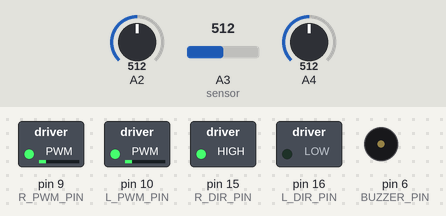
The sketch below on a simulated Arduino Leonardo, built with avr-gcc and run on an emulated ATmega32U4. On the bench: switched loads named in the sketch (green lamp = pin HIGH), buzzer (waves = sounding). The inputs (shaded band) are chosen by the test bench; at power-on: A3 (sensor) = 512, A2 = 512, A4 = 512. What the sketch prints to the serial monitor is not drawn.

Above: at 1.26 s.
1.3 s: A3 (sensor) set to 313
4.3 s: A3 (sensor) set to 291
At 10.7 s:
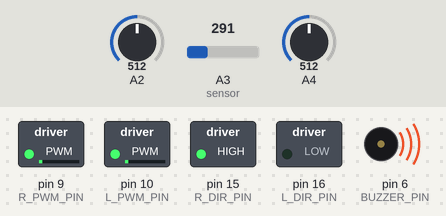
Timing chart, 0 to 12.2 s (numbered marks = the images above; inputs shaded):
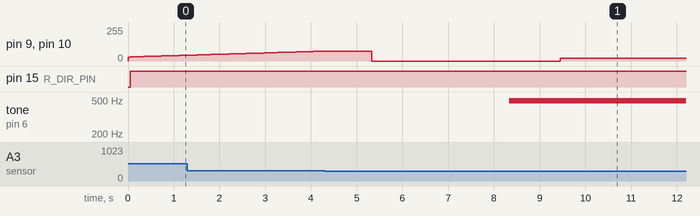

Measured:
- the behaviour switches between 300 and 299 on A3 (sensor) (found by bisection; images 0 and 1)
- after the input at 4.3 s, tone on pin 6 (BUZZER_PIN): silent → 490 Hz after 4.0 s

The sketch:

Odometry_pid.ino
```cpp
/*
This code is submitted as a part of Robotics Systems Assessment May 2020.

This code uses open source pololu/romi-32u4-arduino-library available at https://github.com/pololu/romi-32u4-arduino-library

Robot moves forward in white space until it encounters a black line. It folows the black line
and when it dentifies line break with high confifdence, it return home. Through out this process,
odometry calculations are carried out in loop.

Optimal performance with PID is achieved with constants Kp 0.005, Kd 1.0 and Ki 0.0002.

On white space - turn = 0
After Line break - turn = 1
After turn to 180 degrees  - turn = 2
After turn to 90 degrees   - turn = 3
After reaching home  - turn = 4

The variable 'count' counts the local white spaces while being on line and frequently set to zero after
encountering black. At the line break, this count crosses 700 as no black can be seen further indicating
the robot has reached terminus.


*/


#include <Romi32U4.h>
#define BUZZER_PIN  6

Romi32U4Encoders encoders;

float angleDeg, angleRad;
float xProj, yProj;
float theta = 0.0;
float distancePerCount = 0.015;
int wheelDistance = 14;
float meanDistance;
float finalX = 0.0;
float finalY = 0.0;
float finalTheta = 0.0;
int turn = 0;
int16_t count_left_e;
int16_t count_right_e;


#define L_PWM_PIN 10
#define L_DIR_PIN 16
#define R_PWM_PIN  9
#define R_DIR_PIN 15

int weightsArray[] = {1000, 2000, 3000};
float setPoint = 1900;
int maxSpeed = 30;
int minSpeed = 30;
int right_speed = 0;
int left_speed = 0;

double Kp = 0.005;
double Ki = 0.0002;
double Kd = 1.0;
double proportional = 0.0;
double errorIntegral = 0.0;
double errorDerivative = 0.0;
float lastError = 0.0;
float mP = 0.1;


float d = 0.0;
float finalRightMotor = 0.0;

void setup() {

  pinMode(A2, INPUT);
  pinMode(A3, INPUT);
  pinMode(A4, INPUT);
  pinMode( L_PWM_PIN, OUTPUT );
  pinMode( L_DIR_PIN, OUTPUT );
  pinMode( R_PWM_PIN, OUTPUT );
  pinMode( R_DIR_PIN, OUTPUT );

  Serial.begin(9600);

/*
While on white space move forward and undergo the distance calculations with calcOdometry() function.
*/
  while(identifiedWhite()){
    Serial.println("White...");
      moveForward();
      motor_drive(30, 30);
      calcOdometry(encoders.getCountsLeft(), encoders.getCountsRight(), turn);
      delay(600);
    }
}

int count = 0;

/*

*/

void loop(){
//Serial.println("Turn:" + String(turn) + "Count:" + String(count));

if(turn == 0){
    if(count >= 700){
        stopMe(1);
        play_tone();
    }
    else{
        if(identifiedWhite()){
            count = count + 1;
        }else{
            double error = calcWeightedMean() - setPoint;
            double controlInput = calcPidGain(error);
            calcNewTurn(controlInput);
            count = 0;
        }
     }
  }

  if(turn == 4){
      exit(0);  // or do nothing...as we have reached home
    }


    calcOdometry(encoders.getCountsLeft(), encoders.getCountsRight(), turn);
}


void calcOdometry(int16_t encoderLPos, int16_t encoderRPos, int turn){

    static int encoderRPosPrev = 0;
    static int encoderLPosPrev = 0;

    float SR = distancePerCount * (encoderRPos - encoderRPosPrev);
    float SL = distancePerCount * (encoderLPos - encoderLPosPrev);

    encoderRPosPrev = encoderRPos;
    encoderLPosPrev = encoderLPos;


    theta += (SR - SL) / wheelDistance;

    if(theta > 6.28)
      theta -= 6.28;
    else if(theta < -6.28)
      theta += 6.28;

     Serial.println("Deg : " + String(theta * 57.2958) );
        meanDistance = (SL + SR)/2;
        xProj = xProj + meanDistance*cos(theta);
        yProj = yProj + meanDistance*sin(theta);

      if(turn == 0){
           finalX = xProj;
           finalY = yProj;
           finalTheta = theta;
           /*Serial.println(
                      "Final Theta : " + String(finalTheta * 57.2958) + "\t" +
                      "final X : " + String(xProj) + "\t" +
                      "final Y : " + String(yProj)
                      )*/
        }
      else if(turn == 1){   // Turn 180 degrees opposite to start location

           float t = theta * 57.2958;
           double difference = -180 - t;
           //Serial.println("Inside Turn 1");
           Serial.println("Difference Angle is : " + String(difference));

           if(turnToAngle(difference)){
                Serial.println("Stopping");
                resetEncoders();
                encoderRPosPrev = 0;
                encoderLPosPrev = 0;
                xProj = 0;
                yProj = 0;
                theta = 0;
                stopMe(2);
                delay(2000);
            }

        }else if(turn == 2){

          Serial.println("Difference X is : " + String(float(finalX - xProj)));

          int xSpeed = map(int(finalX - xProj), 0, finalX, 14, 30);

          if(int(finalX - xProj) <= 0){
              stopMe(3);
            }else{
              Serial.println("Moving Forward");
                moveForward();
                motor_drive(xSpeed, xSpeed);
                delay(1700);
              }
          }else if(turn == 3){
              Serial.println("Inside Turn 3");
              // Now turn 90 deg to travel in y direction...

              int ySpeed = map(int(finalY - yProj), 0, finalY, 14, 30);
              float t = theta * 57.2958;
              double difference = -90 - t;

              if(turnToAngle(difference)){
                  if(int(finalY - yProj) <= 0){
                        stopMe(4);
                    }else{
                        moveForward();
                        motor_drive(ySpeed, ySpeed);
                        delay(1700);
                      }
                }
            }
  }


 int turnToAngle(double difference){

            if(difference > 0){
                      moveLeft();
                      analogWrite( L_PWM_PIN, 20);
                      analogWrite( R_PWM_PIN, 20);
                      return false;
                  }else if(difference < 0){
                      moveRight();
                      //Serial.println("Moving Right");
                      analogWrite( L_PWM_PIN, 20);
                      analogWrite( R_PWM_PIN, 20);
                      return false;
                    }
                    else{
                      return true;
                      }
  }


void stopMe(int turnFlag){
      analogWrite( L_PWM_PIN, 0);
      analogWrite( R_PWM_PIN, 0);
      turn = turnFlag;
      Serial.println(
                      "Final Theta : " + String(finalTheta * 57.2958) + "\t" +
                      "final X : " + String(finalX) + "\t" +
                      "final Y : " + String(finalY)
                      );

                      delay(3000);
    }

void resetEncoders(){
    Serial.println("Resetting Encoders");
    int RC = encoders.getCountsAndResetRight();
    int LC = encoders.getCountsAndResetLeft();
    Serial.println(LC);Serial.println(RC);
  }


float calcWeightedMean(){
   float lS =  analogRead(A4);  // left sensor towards pin 5
   float mS =  analogRead(A3); // middle sensor
   float rS =  analogRead(A2); // right sensor towards ground
   float pos = ( weightsArray[0] * lS + weightsArray[1] * mS + weightsArray[2] * rS ) / (lS + mS + rS);

   return pos;
  }

bool identifiedWhite(){
    return (analogRead(A4) < 550) and (analogRead(A3) < 300) and (analogRead(A2) < 550) ;
  }

void moveForward(){
  //Serial.println("Forward");
     digitalWrite( L_DIR_PIN, LOW  );
     digitalWrite( R_DIR_PIN, LOW );

  }
  void moveLeft(){
     //Serial.println("Moving Left");
     digitalWrite( L_DIR_PIN, HIGH  );
     digitalWrite( R_DIR_PIN, LOW );


  }
  void moveRight(){
    //Serial.println("Moving Right");
     digitalWrite( L_DIR_PIN, LOW  );
     digitalWrite( R_DIR_PIN, HIGH );


  }

void motor_drive(int rs, int ls){                                        // Drive motors according to the calculated values for a turn
  analogWrite(L_PWM_PIN, ls);
  analogWrite(R_PWM_PIN, rs);
  //delay(50); // Optional
}

void calcNewTurn(double inputVal){
    //double inputVal = mP * inputVal;
    //Serial.println("Newspeed  is : " + String(inputVal));
    //delay(500);
    if(inputVal < 0){
        moveLeft();
        analogWrite( L_PWM_PIN, minSpeed - inputVal);
        analogWrite( R_PWM_PIN, minSpeed - inputVal);

      }else if(inputVal > 0){
          moveRight();
          analogWrite( L_PWM_PIN, minSpeed + inputVal);
          analogWrite( R_PWM_PIN, minSpeed + inputVal);

        }
        else{
          moveForward();
          analogWrite( L_PWM_PIN, minSpeed);
          analogWrite( R_PWM_PIN, minSpeed);

        }
  }

int calcPidGain(float currentErr){

    proportional = currentErr;
    errorIntegral =  currentErr + errorIntegral;
    errorDerivative =  currentErr - lastError;
    lastError = currentErr;

    return int(proportional * Kp + errorIntegral * Ki + errorDerivative * Kd);
 }


void play_tone()
{
for (int i=0; i<=100; i++)
{
analogWrite(BUZZER_PIN, 10);
delay(5);
analogWrite(BUZZER_PIN, 0);
}
delay(100);
for (int i=0; i<=100; i++)
{
analogWrite(BUZZER_PIN, 10);
delay(5);
analogWrite(BUZZER_PIN, 0);
}
}
```
